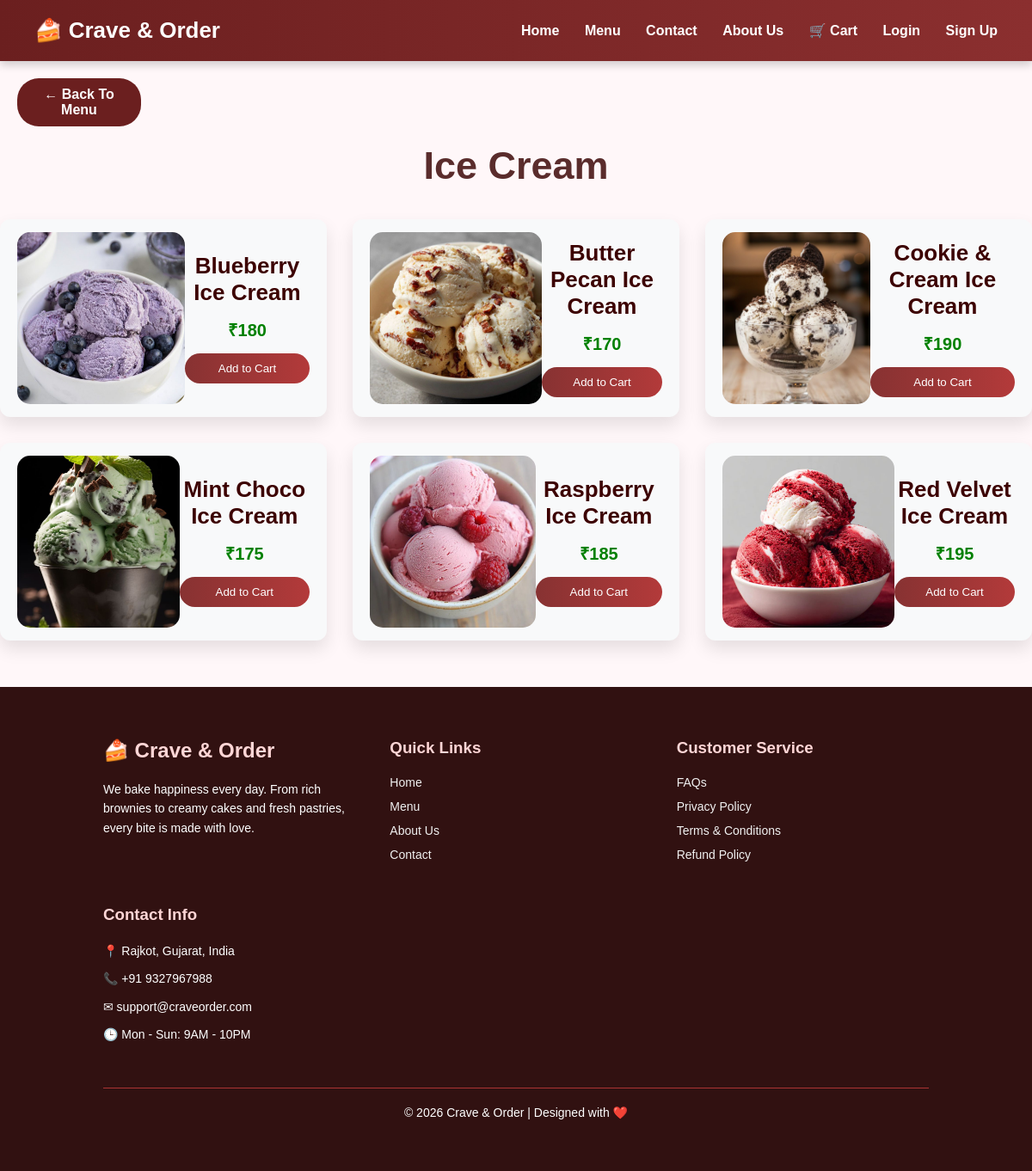
/icecream.php, run on the app's committed database.
### tables this page shows
CREATE TABLE IF NOT EXISTS products (
    id          INT AUTO_INCREMENT PRIMARY KEY,
    name        VARCHAR(150)        NOT NULL,
    price       DECIMAL(10,2)       NOT NULL,
    image       VARCHAR(255)        NOT NULL,
    category    VARCHAR(50)         NOT NULL,
    created_at  DATETIME            DEFAULT CURRENT_TIMESTAMP
);

### icecream.php (called while the page is built)
<?php
$category  = "ice-cream";
$pageTitle = "Ice Cream";
include "category_page.php";

### category_page.php (the view, shortened to what this page needs)
<?php
require_once 'db.php';
$products = [];
try {
    if ($conn && !$conn->connect_error) {
        $stmt = $conn->prepare("SELECT * FROM products WHERE category = ? ORDER BY id");
        if ($stmt) {
            $stmt->bind_param("s", $category);
            $stmt->execute();
            $rows = $stmt->get_result()->fetch_all(MYSQLI_ASSOC);
            if (!empty($rows)) $products = $rows;
        }
    }
} catch (Exception $e) {}
?>
<!DOCTYPE html>
<html lang="en">
<head>
    <link rel="stylesheet" href="style.css">
    <link rel="stylesheet" href="https://cdnjs.cloudflare.com/ajax/libs/font-awesome/6.5.0/css/all.min.css">
</head>
<body>
<?php include 'header.php'; ?>
<main id="order">
    <a href="menu.php" class="back-btn">&#8592; Back To Menu</a>
    <section>
        <h1 class="h1"><?= htmlspecialchars($pageTitle) ?></h1><br><br>
        <div class="order-list">
            <?php if (empty($products)): ?>
                <p style="text-align:center;padding:40px;">No products found.</p>
            <?php else: foreach ($products as $p):
                $pname  = htmlspecialchars($p['name']);
                $pprice = (float)(isset($p['price']) ? $p['price'] : 0);
                $pimg   = htmlspecialchars(isset($p['image']) ? $p['image'] : '');
            ?>
                <div class="order-item">
                    <img src="<?= $pimg ?>" alt="<?= $pname ?>">
                    <div class="order-info">
                        <h3><?= $pname ?></h3>
                        <span class="price">&#8377;<?= number_format($pprice, 0) ?></span>
                        <button onclick="addToCart('<?= addslashes($pname) ?>', <?= $pprice ?>)">Add to Cart</button>
                    </div>
                </div>
            <?php endforeach; endif; ?>
        </div>
    </section><br><br><br>
</main>
<?php include 'footer.php'; ?>
</body>
</html>

### style.css (style rules this page uses)
* { margin: 0; padding: 0; box-sizing: border-box; font-family: 'Franklin Gothic Medium', Arial, sans-serif; }
body { background: #fff7f9; color: #333; }
#order { background: linear-gradient(#e8a78e96); background-size: cover; background-position: center; background-repeat: no-repeat; display: flex; flex-direction: column; background-attachment: fixed; background-repeat: no-repeat; text-align: center; padding: 0px; }
.h1 { color:#5a2c2c; font-size:45px; text-align:center; }
.order-list { display: grid; grid-template-columns: repeat(3, 1fr); gap: 30px; max-width: 1200px; margin: auto; }
.order-item { background: rgb(242, 226, 221); padding: 20px; border-radius: 20px; box-shadow: 0 10px 20px rgba(0,0,0,0.1); text-align: center; transition: 0.3s; }
.order-item img { width: 100%; height: 200px; object-fit: cover; border-radius: 15px; }
.order-info h3 { font-size: 26px; color: #3c0000; margin-bottom: 10px; }
.price { font-size: 20px; font-weight: bold; color:green; margin-bottom: 10px; display: block; }
.order-info button { background: linear-gradient(to right, #873232, #b33a3a); border: none; color: white; padding: 10px 25px; border-radius: 25px; cursor: pointer; }
.back-btn { width: 12%; display: inline-block; margin: 20px; background: #6b1f1f; color: white; padding: 10px 22px; border-radius: 25px; text-decoration: none; font-weight: 600; transition: 0.3s; align-self: start; }
.order-item { display: flex; justify-content: space-between; align-items: center; padding: 15px 20px; background: #f8f9fa; border-radius: 12px; transition: all 0.3s ease; }
.order-info { display: flex; flex-direction: column; gap: 4px; }

### data on the page
products: image+name (picture), name "Blueberry Ice Cream", price "180"
products: image (picture), name "Butter Pecan Ice Cream", price "170"
products: image (picture), name "Cookie & Cream Ice Cream", price "190"
products: image (picture), name "Mint Choco Ice Cream", price "175"
products: image+name (picture), name "Raspberry Ice Cream", price "185"
products: image (picture), name "Red Velvet Ice Cream", price "195"

### other printed values
$pageTitle "Ice Cream"
